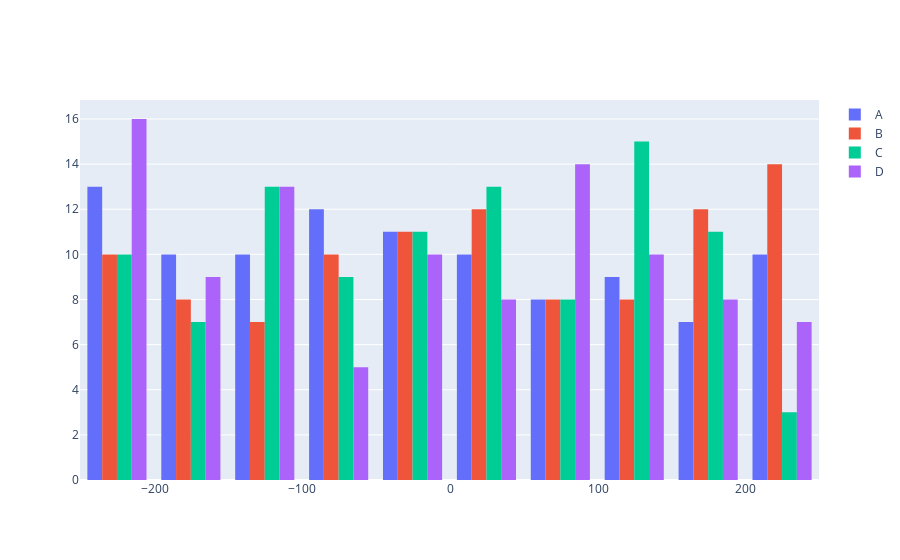

Source (notebook cell):
### Code cell
fig = go.Figure()
for column in df.columns:
  fig.add_trace(go.Histogram(x=df[column], name=column))

iplot(fig)
